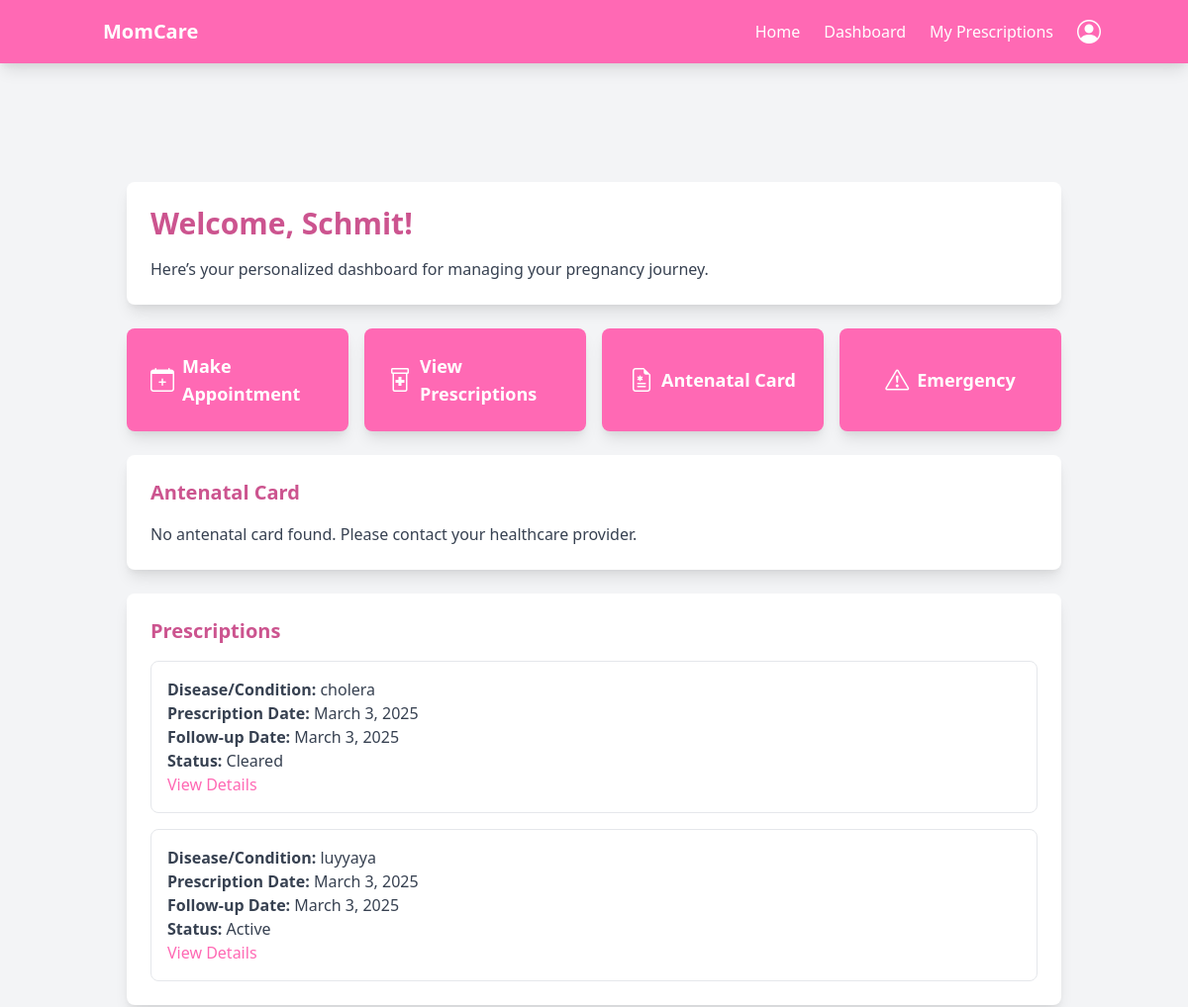
The page /patient_dashboard/ (signed in, upper part) on the database as committed earlier.
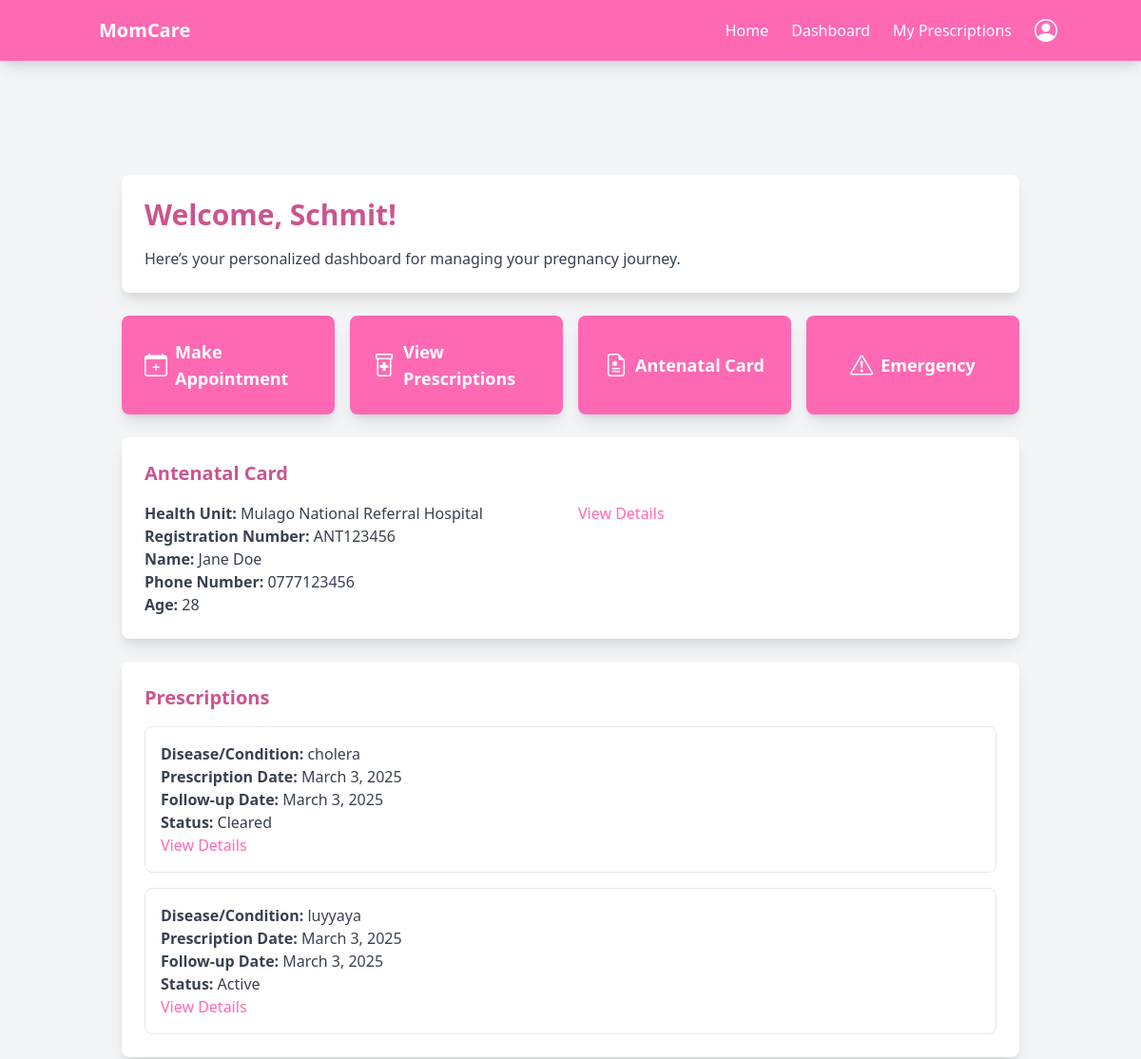
The same page on the database as committed later.
### antenental/models.py (models this page shows, shortened)
class AntenatalCard(models.Model):
    user = models.ForeignKey(User, on_delete=models.CASCADE)  # Links to the registered patient
    health_unit = models.CharField(max_length=255)  # Health facility name
    reg_no = models.CharField(max_length=100, unique=True)  # Unique registration number
    name = models.CharField(max_length=255)  # Patient's full name
    nin = models.CharField(max_length=20, unique=True, null=True, blank=True)  # National ID Number
    phone_no = models.CharField(max_length=15)
    age = models.IntegerField()
    village = models.CharField(max_length=255)
    parish = models.CharField(max_length=255)
    sub_county = models.CharField(max_length=255)
    district = models.CharField(max_length=255)
    occupation = models.CharField(max_length=255)
    religion = models.CharField(max_length=100, null=True, blank=True)
    education_level = models.CharField(max_length=100, null=True, blank=True)
    tribe = models.CharField(max_length=100, null=True, blank=True)
    marital_status = models.CharField(
        max_length=20, choices=[('Single', 'Single'), ('Married', 'Married')]
    )
    next_of_kin_name = models.CharField(max_length=255)
    next_of_kin_phone = models.CharField(max_length=15)
    next_of_kin_relationship = models.CharField(max_length=100)
    next_of_kin_address = models.TextField()
    gravida = models.IntegerField()  # Number of pregnancies
    para = models.IntegerField()  # Number of deliveries after 28 weeks
    abortions = models.IntegerField()  # Number of pregnancy losses before 28 weeks
    presenting_complaints = models.TextField(null=True, blank=True)
    first_day_of_lnmp = models.DateField()  # Last Normal Menstrual Period
    edd = models.DateField()  # Estimated Due Date
    weeks_of_amenorrhea = models.IntegerField()  # Number of weeks since last period
    complications_of_pregnancy = models.TextField(null=True, blank=True)
    hospitalization = models.BooleanField(default=False)
    hospitalization_reason = models.TextField(null=True, blank=True)
    next_visit = models.DateTimeField(null=True, blank=True)  # Date and time of the next visit
    created_at = models.DateTimeField(auto_now_add=True)
    updated_at = models.DateTimeField(auto_now=True)

### accounts/views.py (the view)
# urls.py: path('patient_dashboard/', patient_dashboard, name='patient_dashboard'),
@login_required
@patient
def patient_dashboard(request):
    user = request.user
    patient = Patient.objects.filter(user=user).first()
    location = Location.objects.filter(user=user).first()
    antenatal_card = AntenatalCard.objects.filter(user=user).first()
    prescriptions = Prescription.objects.filter(patient=user).order_by('-prescription_date')
    next_visits = []
    if antenatal_card and antenatal_card.next_visit:
        next_visits.append({
            'title': antenatal_card.name,
            'start': antenatal_card.next_visit.isoformat(),
            'allDay': True,
        })
    context = {
    'patient': patient,
    'location': location,
    'antenatal_card': antenatal_card,
    'prescriptions': prescriptions,
    'next_visits': json.dumps(next_visits, cls=DjangoJSONEncoder),  # Serialize to JSON
}
    return render(request, 'dashboards/patient_dashboard.html', context)

### templates/dashboards/patient_dashboard.html (shortened to what the changed rows need)
{% extends 'base.html' %}
{% load static %}
{% block content %}
<main class="mt-16 sm:mt-20 min-h-screen p-4 sm:p-6 bg-gray-100">
    <div class="container mx-auto">
        <div class="bg-white p-6 rounded-lg shadow-lg mb-6">
            <h2 class="text-2xl sm:text-3xl font-bold text-hotpink-dark mb-4">Welcome, {{ patient.user.first_name }}!</h2>
        </div>
        <div id="antenatal-card" class="bg-white p-6 rounded-lg shadow-lg mb-6">
            <h3 class="text-xl font-semibold text-hotpink-dark mb-4">Antenatal Card</h3>
            {% if antenatal_card %}
                <div class="grid grid-cols-1 sm:grid-cols-2 gap-4">
                    <div>
                        <p class="text-gray-700"><strong>Health Unit:</strong> {{ antenatal_card.health_unit }}</p>
                        <p class="text-gray-700"><strong>Registration Number:</strong> {{ antenatal_card.reg_no }}</p>
                        <p class="text-gray-700"><strong>Name:</strong> {{ antenatal_card.name }}</p>
                        <p class="text-gray-700"><strong>Phone Number:</strong> {{ antenatal_card.phone_no }}</p>
                        <p class="text-gray-700"><strong>Age:</strong> {{ antenatal_card.age }}</p>
                    </div>
                    <div>
                        <a href="{% url 'antenatal_card_details' antenatal_card.id %}" class="text-hotpink hover:text-hotpink-light">View Details</a>
                    </div>
                </div>
            {% else %}
                <p class="text-gray-700">No antenatal card found. Please contact your healthcare provider.</p>
            {% endif %}
        </div>
    </div>
</main>
<link href="https://cdn.jsdelivr.net/npm/fullcalendar@5.11.3/main.min.css" rel="stylesheet">
{% endblock %}

Rows that differ between the two databases and show on the page:
added AntenatalCard: health_unit "Mulago National Referral Hospital", reg_no "ANT123456", name "Jane Doe", phone_no "0777123456", age "28"
Other text that changed with them:
text no longer shown: "No antenatal card found. Please contact your healthcare provider."
text now shown: "Health Unit: Registration Number: Name: Phone Number: Age: View Details"
